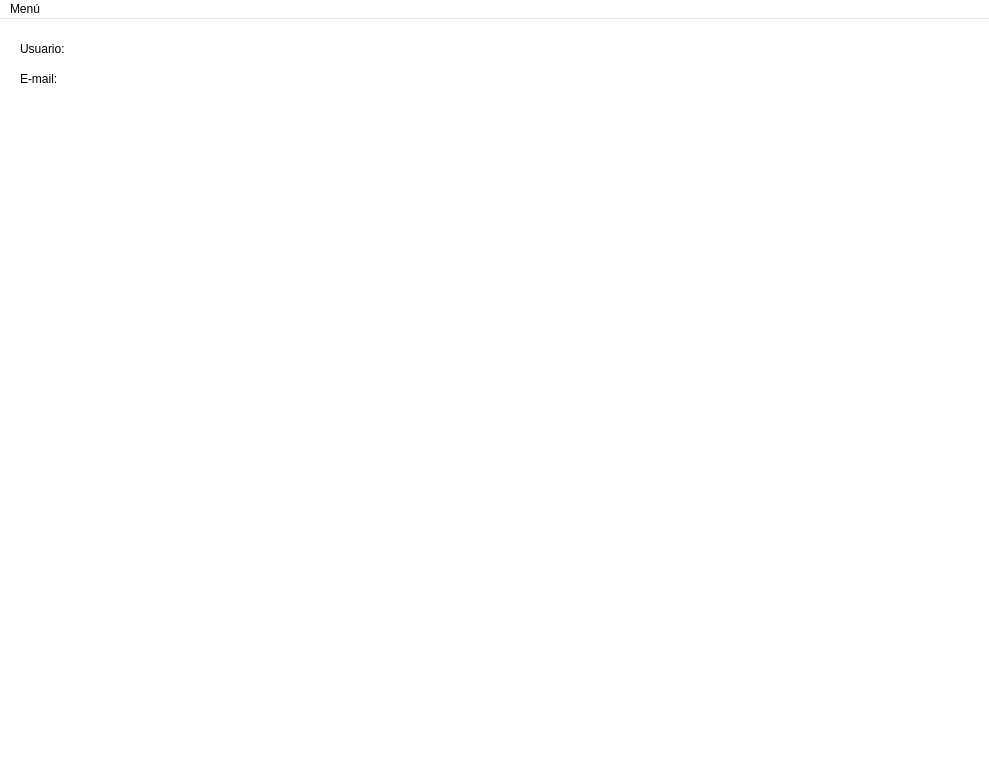
<?xml version="1.0" encoding="UTF-8"?>
<ui version="4.0">
 <class>UserView</class>
 <widget class="QMainWindow" name="UserView">
  <property name="geometry">
   <rect>
    <x>0</x>
    <y>0</y>
    <width>989</width>
    <height>757</height>
   </rect>
  </property>
  <property name="palette">
   <palette>
    <active>
     <colorrole role="Base">
      <brush brushstyle="SolidPattern">
       <color alpha="255">
        <red>255</red>
        <green>255</green>
        <blue>255</blue>
       </color>
      </brush>
     </colorrole>
     <colorrole role="Window">
      <brush brushstyle="SolidPattern">
       <color alpha="255">
        <red>255</red>
        <green>255</green>
        <blue>255</blue>
       </color>
      </brush>
     </colorrole>
    </active>
    <inactive>
     <colorrole role="Base">
      <brush brushstyle="SolidPattern">
       <color alpha="255">
        <red>255</red>
        <green>255</green>
        <blue>255</blue>
       </color>
      </brush>
     </colorrole>
     <colorrole role="Window">
      <brush brushstyle="SolidPattern">
       <color alpha="255">
        <red>255</red>
        <green>255</green>
        <blue>255</blue>
       </color>
      </brush>
     </colorrole>
    </inactive>
    <disabled>
     <colorrole role="Base">
      <brush brushstyle="SolidPattern">
       <color alpha="255">
        <red>255</red>
        <green>255</green>
        <blue>255</blue>
       </color>
      </brush>
     </colorrole>
     <colorrole role="Window">
      <brush brushstyle="SolidPattern">
       <color alpha="255">
        <red>255</red>
        <green>255</green>
        <blue>255</blue>
       </color>
      </brush>
     </colorrole>
    </disabled>
   </palette>
  </property>
  <property name="windowTitle">
   <string>Cartera de Usuario</string>
  </property>
  <widget class="QWidget" name="centralwidget">
   <widget class="QLabel" name="labelUser">
    <property name="geometry">
     <rect>
      <x>20</x>
      <y>20</y>
      <width>68</width>
      <height>19</height>
     </rect>
    </property>
    <property name="font">
     <font>
      <pointsize>9</pointsize>
     </font>
    </property>
    <property name="text">
     <string>Usuario:</string>
    </property>
   </widget>
   <widget class="QLabel" name="labelEmail">
    <property name="geometry">
     <rect>
      <x>20</x>
      <y>50</y>
      <width>68</width>
      <height>19</height>
     </rect>
    </property>
    <property name="font">
     <font>
      <pointsize>9</pointsize>
     </font>
    </property>
    <property name="text">
     <string>E-mail:</string>
    </property>
   </widget>
   <widget class="QLabel" name="tfNombre">
    <property name="geometry">
     <rect>
      <x>100</x>
      <y>10</y>
      <width>191</width>
      <height>31</height>
     </rect>
    </property>
    <property name="font">
     <font>
      <pointsize>9</pointsize>
     </font>
    </property>
    <property name="text">
     <string/>
    </property>
   </widget>
   <widget class="QLabel" name="tfEmail">
    <property name="geometry">
     <rect>
      <x>100</x>
      <y>40</y>
      <width>191</width>
      <height>31</height>
     </rect>
    </property>
    <property name="font">
     <font>
      <pointsize>9</pointsize>
     </font>
    </property>
    <property name="text">
     <string/>
    </property>
   </widget>
   <widget class="QWidget" name="horizontalLayoutWidget">
    <property name="geometry">
     <rect>
      <x>0</x>
      <y>80</y>
      <width>991</width>
      <height>651</height>
     </rect>
    </property>
    <layout class="QHBoxLayout" name="layout"/>
   </widget>
  </widget>
  <widget class="QMenuBar" name="menuBar">
   <property name="geometry">
    <rect>
     <x>0</x>
     <y>0</y>
     <width>989</width>
     <height>31</height>
    </rect>
   </property>
   <widget class="QMenu" name="menuMen">
    <property name="title">
     <string>Menú</string>
    </property>
    <widget class="QMenu" name="menuSeleccionar_Mercado">
     <property name="title">
      <string>Seleccionar Mercado</string>
     </property>
    </widget>
    <addaction name="menuSeleccionar_Mercado"/>
    <addaction name="actionA_adir_Mercados"/>
    <addaction name="actionLog_Out"/>
    <addaction name="actionSalir"/>
   </widget>
   <addaction name="menuMen"/>
  </widget>
  <action name="actionLog_Out">
   <property name="text">
    <string>Log Out</string>
   </property>
  </action>
  <action name="actionSalir">
   <property name="text">
    <string>Salir</string>
   </property>
  </action>
  <action name="actionA_adir_Mercados">
   <property name="text">
    <string>Añadir Mercados</string>
   </property>
  </action>
  <action name="action">
   <property name="text">
    <string>.</string>
   </property>
  </action>
  <action name="action_2">
   <property name="text">
    <string>.</string>
   </property>
  </action>
  <action name="actionPrimero">
   <property name="text">
    <string>Primero</string>
   </property>
  </action>
  <action name="actionSegundo">
   <property name="text">
    <string>Segundo</string>
   </property>
  </action>
  <action name="actionSPY">
   <property name="text">
    <string>SPY</string>
   </property>
  </action>
  <action name="actionAMZN">
   <property name="text">
    <string>AMZN</string>
   </property>
  </action>
 </widget>
 <resources/>
 <connections>
  <connection>
   <sender>actionSalir</sender>
   <signal>triggered()</signal>
   <receiver>UserView</receiver>
   <slot>close()</slot>
   <hints>
    <hint type="sourcelabel">
     <x>-1</x>
     <y>-1</y>
    </hint>
    <hint type="destinationlabel">
     <x>175</x>
     <y>152</y>
    </hint>
   </hints>
  </connection>
 </connections>
</ui>
